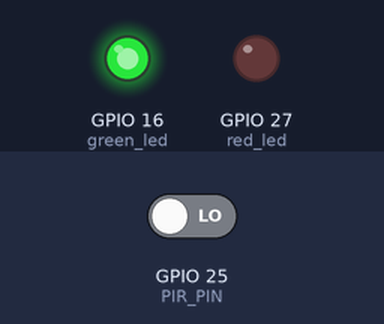
Bench run of a sketch on a simulated ESP32. On the bench: output pins drawn as LEDs (lit = HIGH). The inputs (shaded band) are chosen by the test bench; at power-on: GPIO 25 (PIR_PIN) LOW. WiFi joins after 1.5 s; servers stay silent unless stated; uploads are accepted with an empty reply; what the sketch prints to the serial monitor is not drawn.

Above: at 2.7 s.
2.8 s: GPIO 25 (PIR_PIN) driven HIGH
At 4.9 s:
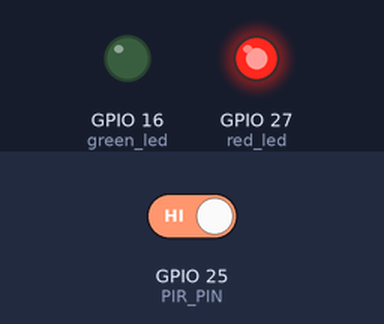
5.7 s: GPIO 25 (PIR_PIN) driven LOW
At 6.5 s:
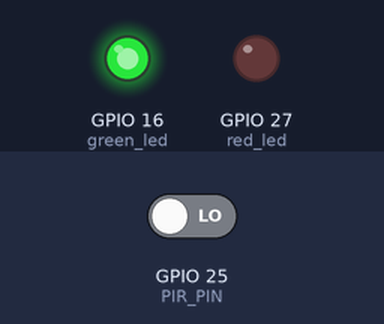
Timing chart, 0 to 8.7 s (numbered marks = the images above; inputs shaded):
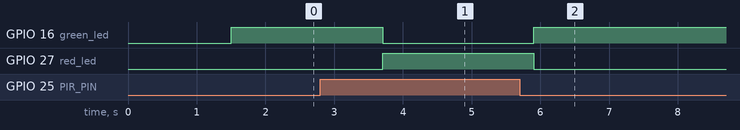

The sketch:

PIR.ino
```cpp
#include <WiFi.h>
#include <HTTPClient.h>

// PIR sensor pin
#define PIR_PIN 25
const int red_led = 27;
const int green_led = 16;

// WiFi credentials
const char* ssid = "HUAWEI72";
const char* password = "masandemkha2";

// Flask server endpoint
const char* serverName = "http://192.168.43.239:5000/pir-data";

// ESP32 ID
const char* esp32_id = "Group_12_PIR";
int motionDetected = 0;

void setup() {

  Serial.begin(115200);
  pinMode(red_led, OUTPUT);
  pinMode(green_led, OUTPUT);

  pinMode(PIR_PIN, INPUT);

  // Connect to WiFi
  Serial.println("Connecting to WiFi...");
  WiFi.begin(ssid, password);

  while (WiFi.status() != WL_CONNECTED) {
    delay(500);
    Serial.print(".");
  }

  Serial.println("\nConnected!");
  Serial.print("IP Address: ");
  Serial.println(WiFi.localIP());
}

void loop() {

    motionDetected = digitalRead(PIR_PIN);

 if (motionDetected == HIGH) {
    Serial.println("Motion Detected");
    digitalWrite(red_led,HIGH);
    digitalWrite(green_led,LOW);
}
else if (motionDetected == LOW) {
    Serial.println("No Motion");
    digitalWrite(red_led,LOW);
    digitalWrite(green_led,HIGH);
}
else {
    Serial.println("Sensor Error");
}
 //-----------------------HTTP POST---------------------------------------------------------------------------------------------------------------------------------//

  if (WiFi.status() == WL_CONNECTED) {
    HTTPClient http;
    http.begin(serverName);
    http.addHeader("Content-Type", "application/json");

      //--------The postData is a JSON-formatted string where each sensor value is associated with a key--------//
    String postData = "{\"id\":\"" + String(esp32_id) +

                  ",\",\"motion_detected\":" + String(motionDetected) +
                  "}";


    int httpResponseCode = http.POST(postData);

    if (httpResponseCode > 0) {
      String response = http.getString();
      Serial.println(httpResponseCode);
      Serial.println(response);
    }

    else {
      Serial.print("Error on sending POST: ");
      Serial.println(httpResponseCode);
    }
    http.end();
  }
  delay(2000);
}
```

Measured:
- after the input at 2.8 s, GPIO 16 (green_led): HIGH → LOW after 0.90 s; GPIO 27 (red_led): LOW → HIGH after 0.90 s
- after the input at 5.7 s, GPIO 16 (green_led): LOW → HIGH after 0.20 s; GPIO 27 (red_led): HIGH → LOW after 0.20 s
